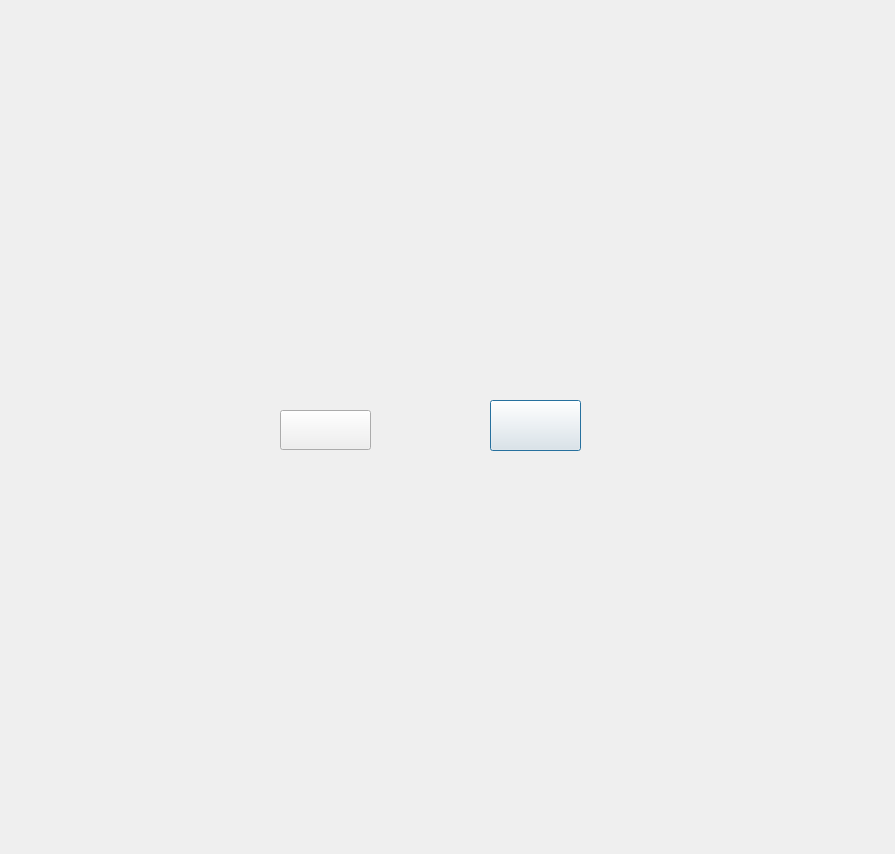
<?xml version="1.0" encoding="UTF-8"?>
<ui version="4.0">
 <class>Result2_3Dialog</class>
 <widget class="QDialog" name="Result2_3Dialog">
  <property name="geometry">
   <rect>
    <x>0</x>
    <y>0</y>
    <width>895</width>
    <height>854</height>
   </rect>
  </property>
  <property name="styleSheet">
   <string notr="true">border-image: url(:/images/l_2_3.png);</string>
  </property>
  <widget class="QPushButton" name="backToMenuBtn">
   <property name="geometry">
    <rect>
     <x>490</x>
     <y>400</y>
     <width>91</width>
     <height>51</height>
    </rect>
   </property>
   <property name="styleSheet">
    <string notr="true">border-image: url(:/images/main_window.png);</string>
   </property>
   <property name="text">
    <string/>
   </property>
  </widget>
  <widget class="QPushButton" name="nextLevelBtn">
   <property name="geometry">
    <rect>
     <x>280</x>
     <y>410</y>
     <width>91</width>
     <height>40</height>
    </rect>
   </property>
   <property name="styleSheet">
    <string notr="true">border-image: url(:/images/next_cart_button.png);</string>
   </property>
   <property name="text">
    <string/>
   </property>
  </widget>
 </widget>
 <resources/>
 <connections/>
</ui>
